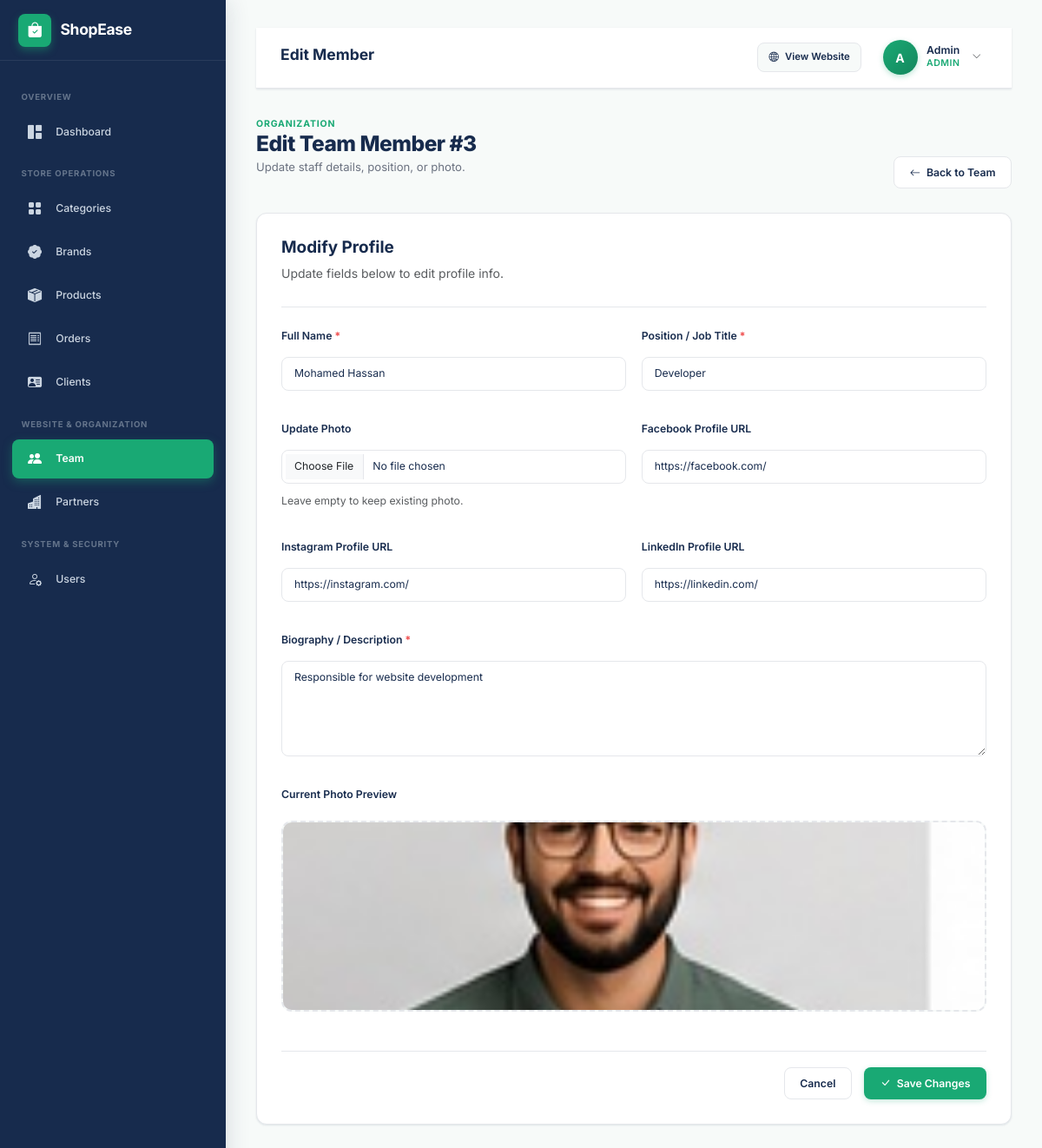
The page /admin/pages/team/edit.php?id=3 (signed in) on the database its author committed.
### tables this page shows
CREATE TABLE team (
    id INT UNSIGNED AUTO_INCREMENT PRIMARY KEY,
    name VARCHAR(100) NOT NULL,
    position VARCHAR(100) NOT NULL,
    description TEXT,
    image VARCHAR(255),
    facebook VARCHAR(255),
    instagram VARCHAR(255),
    linkedin VARCHAR(255),
    created_at TIMESTAMP DEFAULT CURRENT_TIMESTAMP
);

### admin/pages/team/edit.php (the view, shortened to what this page needs)
<?php
include '../../../config/database.php';
$id = (int)($_GET['id'] ?? 0);
$sql = "SELECT * FROM team WHERE id = $id";
$result = mysqli_query($conn, $sql);
$member = mysqli_fetch_assoc($result);
include '../../includes/header.php';
?>
<div class="admin-layout">
    <?php include '../../includes/sidebar.php'; ?>
    <main class="admin-content">
        <?php include '../../includes/navbar.php'; ?>
        <div class="page-header">
            <div>
                <span class="page-eyebrow">ORGANIZATION</span>
                <h1>Edit Team Member #<?= $member['id'] ?></h1>
                <p>Update staff details, position, or photo.</p>
            </div>
            <div class="page-actions">
                <a href="index.php" class="btn btn-outline">
                    <i class="bi bi-arrow-left"></i>
                    <span>Back to Team</span>
                </a>
            </div>
        </div>
        <div class="form-card">
            <div class="form-header">
                <h2>Modify Profile</h2>
                <p class="text-muted">Update fields below to edit profile info.</p>
            </div>
            <form method="POST" enctype="multipart/form-data">
                <div class="form-grid">
                    <div class="form-group">
                        <label for="name" class="form-label">Full Name <span>*</span></label>
                        <input type="text" id="name" name="name" class="form-control" value="<?= htmlspecialchars($member['name']); ?>" required>
                    </div>
                    <div class="form-group">
                        <label for="position" class="form-label">Position / Job Title <span>*</span></label>
                        <input type="text" id="position" name="position" class="form-control" value="<?= htmlspecialchars($member['position']); ?>" required>
                    </div>
                    <div class="form-group">
                        <label for="image" class="form-label">Update Photo</label>
                        <input type="file" id="image" name="image" class="form-control" accept="image/*">
                        <small class="text-muted mt-1">Leave empty to keep existing photo.</small>
                    </div>
                    <div class="form-group">
                        <label for="facebook" class="form-label">Facebook Profile URL</label>
                        <input type="url" id="facebook" name="facebook" class="form-control" value="<?= htmlspecialchars($member['facebook']); ?>">
                    </div>
                    <div class="form-group">
                        <label for="instagram" class="form-label">Instagram Profile URL</label>
                        <input type="url" id="instagram" name="instagram" class="form-control" value="<?= htmlspecialchars($member['instagram']); ?>">
                    </div>
                    <div class="form-group">
                        <label for="linkedin" class="form-label">LinkedIn Profile URL</label>
                        <input type="url" id="linkedin" name="linkedin" class="form-control" value="<?= htmlspecialchars($member['linkedin']); ?>">
                    </div>
                    <div class="form-group full-width">
                        <label for="description" class="form-label">Biography / Description <span>*</span></label>
                        <textarea id="description" name="description" class="form-control" required><?= htmlspecialchars($member['description']); ?></textarea>
                    </div>
                    <div class="form-group full-width">
                        <label class="form-label">Current Photo Preview</label>
                        <div class="image-preview-container" style="height: 220px;">
                            <?php if (!empty($member['image'])) { ?>
                                <img src="../../assets/images/team/<?= htmlspecialchars($member['image']); ?>" alt="<?= htmlspecialchars($member['name']); ?>" style="object-fit: cover;">
                            <?php } ?>
                        </div>
                    </div>
                </div>
                <div class="form-actions">
                    <a href="index.php" class="btn btn-outline">Cancel</a>
                    <button type="submit" name="submit" class="btn btn-primary">
                        <i class="bi bi-check-lg"></i>
                        <span>Save Changes</span>
                    </button>
                </div>
            </form>
        </div>
    </main>
</div>
<?php include '../../includes/footer.php'; ?>

### admin/assets/css/admin.css (style rules this page uses)
:root { --primary: #19A974; --primary-dark: #14875D; --primary-light: #43C594; --dark: #172B4D; --dark-hover: #203A66; --background: #F7FAF9; --white: #FFFFFF; --text: #4B5563; --text-muted: #6B7280; --text-dark: #111827; --light-mint: #DDF6EC; --border-color: #E5E7EB; --border-radius-sm: 8px; --border-radius: 12px; --border-radius-lg: 16px; --shadow-sm: 0 1px 3px rgba(23, 43, 77, 0.05), 0 1px 2px rgba(23, 43, 77, 0.06); --shadow-md: 0 4px 12px -2px rgba(23, 43, 77, 0.08), 0 2px 4px -1px rgba(23, 43, 77, 0.04); --shadow-lg: 0 12px 24px -4px rgba(23, 43, 77, 0.12), 0 4px 6px -2px rgba(23, 43, 77, 0.05); --transition: all 0.25s cubic-bezier(0.4, 0, 0.2, 1); --sidebar-width: 260px; --navbar-height: 70px; }
*, *::before, *::after { box-sizing: border-box; margin: 0; padding: 0; }
html, body { height: 100%; font-family: 'Inter', system-ui, -apple-system, BlinkMacSystemFont, "Segoe UI", Roboto, sans-serif; background-color: var(--background); color: var(--text); line-height: 1.5; font-size: 14px; overflow-x: hidden; }
a { color: var(--primary); text-decoration: none; transition: var(--transition); }
.admin-layout { display: flex; min-height: 100vh; background-color: var(--background); }
.admin-content { flex: 1; margin-left: var(--sidebar-width); padding: 2.25rem 2.5rem 3rem; min-height: 100vh; transition: var(--transition); max-width: calc(100vw - var(--sidebar-width)); }
.page-header { display: flex; align-items: flex-end; justify-content: space-between; flex-wrap: wrap; gap: 1.25rem; margin-bottom: 2rem; }
.page-eyebrow { font-size: 0.75rem; font-weight: 700; text-transform: uppercase; letter-spacing: 0.08em; color: var(--primary); margin-bottom: 0.25rem; }
.page-header h1 { font-size: 1.75rem; font-weight: 800; color: var(--dark); letter-spacing: -0.02em; margin-bottom: 0.25rem; }
.page-header p { color: var(--text-muted); font-size: 0.9375rem; }
.page-actions { display: flex; align-items: center; gap: 0.75rem; }
.btn, .btn-primary, .btn-secondary, .btn-outline { display: inline-flex; align-items: center; justify-content: center; gap: 0.5rem; padding: 0.625rem 1.25rem; border-radius: var(--border-radius-sm); font-size: 0.875rem; font-weight: 600; cursor: pointer; transition: var(--transition); border: 1px solid transparent; line-height: 1.4; text-decoration: none; }
.btn-primary { background-color: var(--primary); color: var(--white) !important; box-shadow: 0 2px 6px rgba(25, 169, 116, 0.25); }
.btn-outline { background-color: var(--white); color: var(--dark); border-color: var(--border-color); }
.form-card { background: var(--white); border-radius: var(--border-radius); border: 1px solid var(--border-color); box-shadow: var(--shadow-sm); padding: 2rem; max-width: 900px; margin: 0 auto 2rem; }
.form-header { margin-bottom: 1.75rem; padding-bottom: 1rem; border-bottom: 1px solid var(--border-color); }
.form-header h2 { font-size: 1.35rem; font-weight: 700; color: var(--dark); }
.form-grid { display: grid; grid-template-columns: repeat(2, 1fr); gap: 1.25rem; }
.form-group { display: flex; flex-direction: column; gap: 0.5rem; margin-bottom: 1.25rem; }
.form-group.full-width { grid-column: 1 / -1; }
.form-label { font-size: 0.875rem; font-weight: 600; color: var(--dark); }
.form-label span { color: #EF4444; }
.form-control, .form-select, textarea.form-control { width: 100%; padding: 0.6875rem 1rem; font-size: 0.875rem; font-family: inherit; color: var(--dark); background-color: var(--white); border: 1px solid var(--border-color); border-radius: var(--border-radius-sm); transition: var(--transition); }
textarea.form-control { min-height: 110px; resize: vertical; }
.form-actions { display: flex; align-items: center; justify-content: flex-end; gap: 1rem; margin-top: 2rem; padding-top: 1.25rem; border-top: 1px solid var(--border-color); }
.image-preview-container { width: 100%; height: 200px; border: 2px dashed var(--border-color); border-radius: var(--border-radius); background-color: var(--background); display: flex; flex-direction: column; align-items: center; justify-content: center; overflow: hidden; position: relative; margin-top: 0.5rem; transition: var(--transition); }
.image-preview-container img { width: 100%; height: 100%; object-fit: contain; }

### rows shown on the page
team: id "3", name "Mohamed Hassan", position "Developer", facebook "https://facebook.com/", instagram "https://instagram.com/", linkedin "https://linkedin.com/", description "Responsible for website development", image (picture)

### other values the page prints
$pageHeading "Edit Member"
substr($_SESSION['admin_name'] ?? 'A', 0, 1) "A"
$_SESSION['admin_name'] "Admin"
$_SESSION['admin_role'] "ADMIN"
